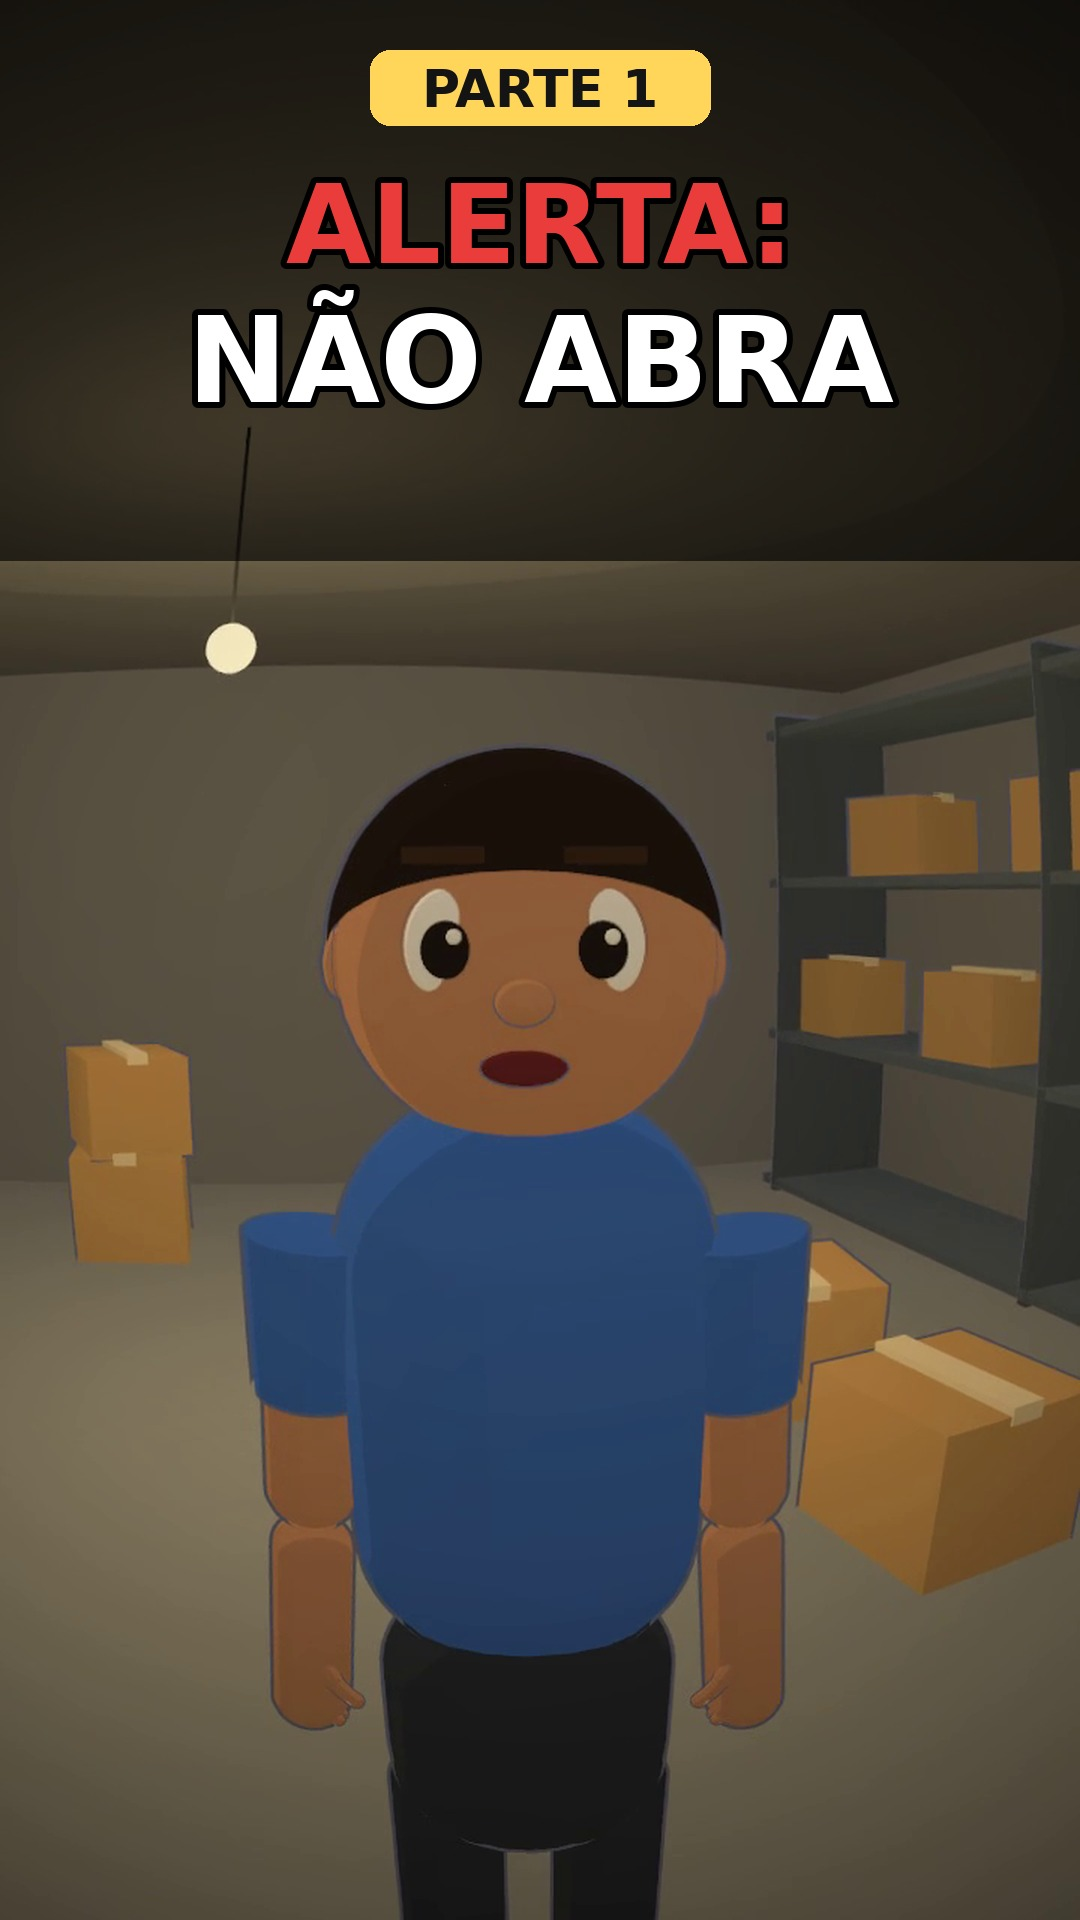

Recreate this plot in Python.
# Capa da parte 1: Léo atrás de ti, calmo demais ("Abre. É tua mãe.") + título.
import json, subprocess
from PIL import Image, ImageDraw, ImageFont
ev = json.load(open('tl_p1.json'))['ev']
subprocess.run(['ffmpeg', '-v', 'error', '-y', '-ss', str(ev['l8']['t'] + 1.6), '-i', 'p1.mp4', '-frames:v', '1', 'q.png'], check=True)
W, H = 1080, 1920
im = Image.open('q.png').convert('RGB').resize((W, H), Image.LANCZOS); d = ImageDraw.Draw(im, 'RGBA')
d.rectangle([0, 0, W, 560], fill=(0, 0, 0, 160))
F = lambda s: ImageFont.truetype('/usr/share/fonts/truetype/dejavu/DejaVuSans-Bold.ttf', s)
def c(t, y, s, cor): w = d.textlength(t, font=F(s)); d.text(((W - w) / 2, y), t, font=F(s), fill=cor, stroke_width=6, stroke_fill=(0, 0, 0))
c('ALERTA:', 160, 110, (235, 60, 60)); c('NÃO ABRA', 290, 120, (255, 255, 255))
d.rounded_rectangle([370, 50, 710, 125], 20, fill=(255, 214, 90)); w = d.textlength('PARTE 1', font=F(52)); d.text(((W - w) / 2, 58), 'PARTE 1', font=F(52), fill=(20, 20, 20))
im.save('capa_p1.jpg', quality=92)
